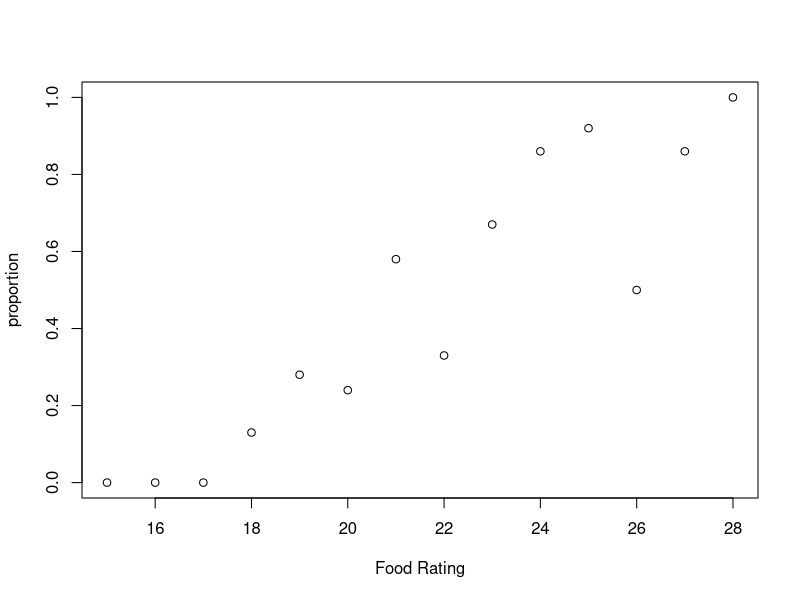
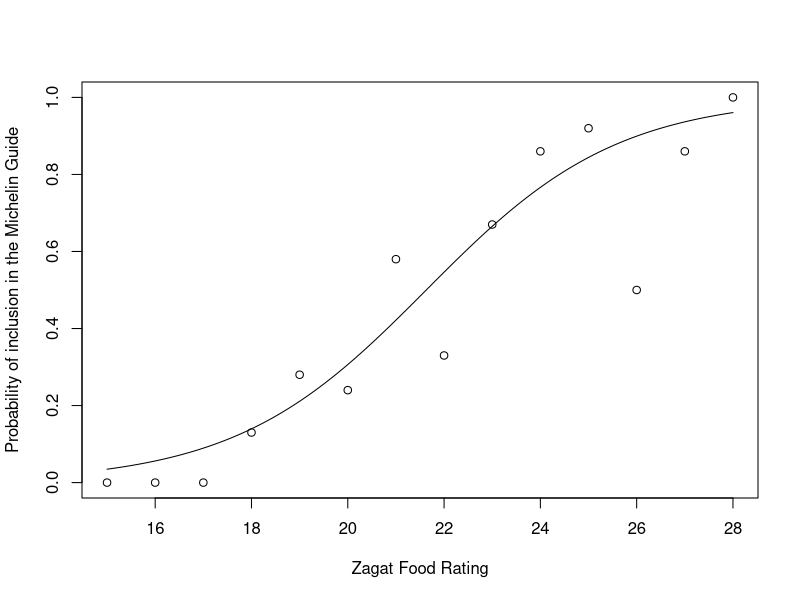

Here is the R script that generated these plots, in order:
## ---- chunk 1
df <- read.delim("MichelinFood.txt", sep = "\t")
head(df)
attach(df)
## ---- chunk 2
plot(Food, proportion, xlab = "Food Rating", ylab = "proportion")
## ---- chunk 3
m1 <- glm(cbind(InMichelin,NotInMichelin) ~ Food, family = binomial)
## ---- chunk 4
x <- seq(15,28,0.05)
y <- 1/(1+exp(-1*(m1$coeff[1] + m1$coeff[2]*x)))
plot(Food,proportion,ylab="Probability of inclusion in the Michelin Guide",xlab="Zagat Food Rating")
lines(x,y)
